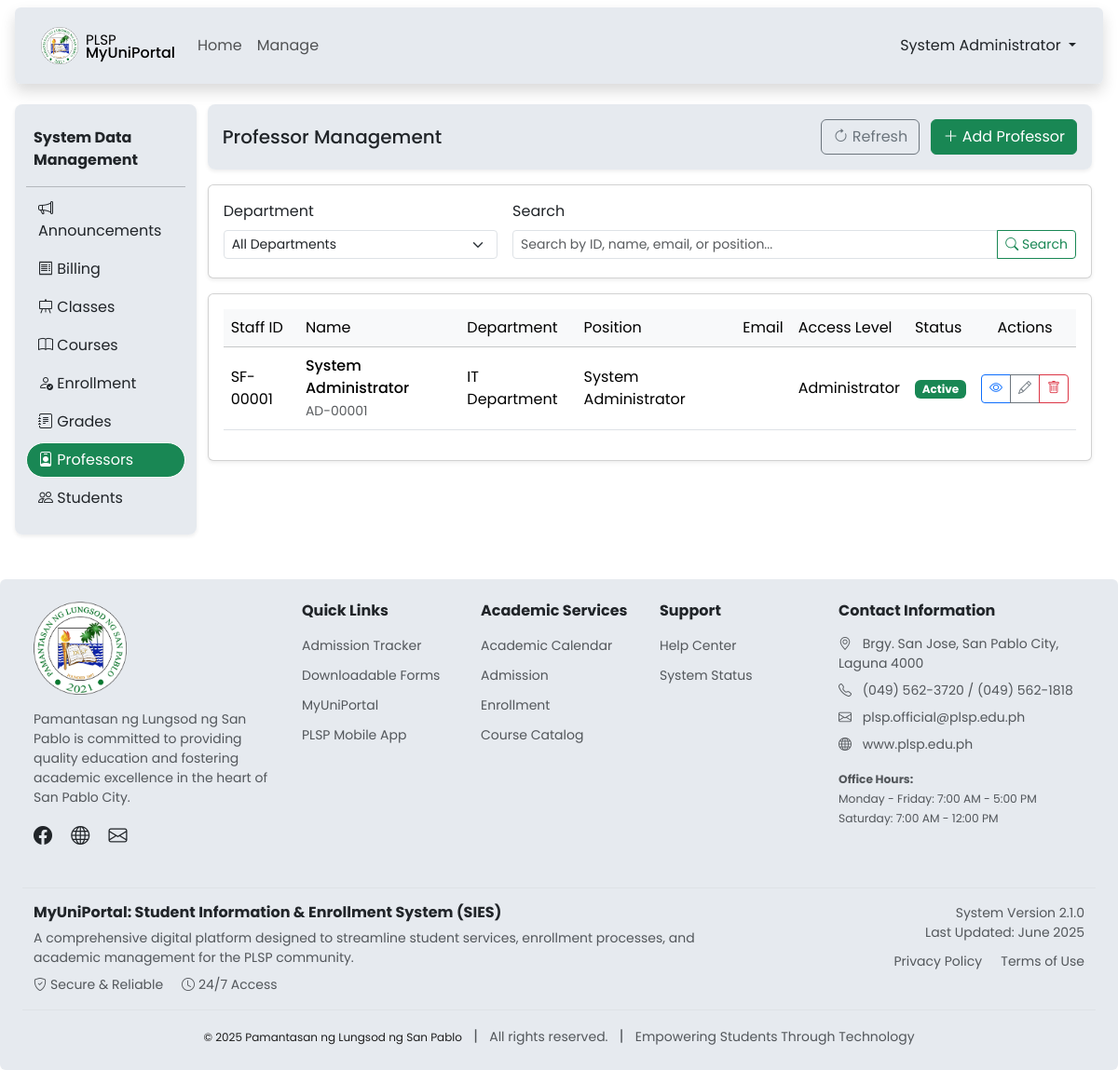
Page /app/views/admin/dashboard.php?page=Manage&subpage=Prof (signed in) on the committed database.
### tables this page shows
CREATE TABLE staff (
    staff_id VARCHAR(10) PRIMARY KEY,   
    user_id VARCHAR(10) NOT NULL UNIQUE,
    first_name VARCHAR(50) NOT NULL,
    last_name VARCHAR(50) NOT NULL,
    department VARCHAR(100),
    position VARCHAR(100),
    phone_number VARCHAR(20),
    email VARCHAR(100),
    access_level ENUM('regular', 'supervisor', 'administrator') DEFAULT 'regular',
    FOREIGN KEY (user_id) REFERENCES users(user_id) ON DELETE CASCADE
);

CREATE TABLE users (
    user_id VARCHAR(10) PRIMARY KEY,   
    login_id VARCHAR(8) NOT NULL UNIQUE,   
    password VARCHAR(255) NOT NULL,
    role ENUM('student', 'admin', 'staff') NOT NULL,
    created_at TIMESTAMP DEFAULT CURRENT_TIMESTAMP,
    last_login TIMESTAMP NULL,
    status ENUM('active', 'inactive', 'suspended') DEFAULT 'active'
);

### app/Controllers/professors.backend.php (called while the page is built, shortened)
<?php
function get_AllStaff($pdo, $page = 1, $perPage = 10, $search = '', $department = '')
{
    try {
        $offset = ($page - 1) * $perPage;
        $whereConditions = [];
        $params = [];
        $whereClause = !empty($whereConditions) ? 'WHERE ' . implode(' AND ', $whereConditions) : '';
        $countSql = "
            SELECT COUNT(*) as total
            FROM staff s
            JOIN users u ON s.user_id = u.user_id
            {$whereClause}
        ";
        $stmt = $pdo->prepare($countSql);
        $stmt->execute($params);
        $total = $stmt->fetch(PDO::FETCH_ASSOC)['total'];
        $sql = "
            SELECT s.*, u.login_id, u.role, u.status as user_status, u.created_at, u.last_login
            FROM staff s
            JOIN users u ON s.user_id = u.user_id
            {$whereClause}
            ORDER BY s.last_name, s.first_name
            LIMIT {$perPage} OFFSET {$offset}
        ";
        $stmt = $pdo->prepare($sql);
        $stmt->execute($params);
        $staff = $stmt->fetchAll(PDO::FETCH_ASSOC);
        return [
            'staff' => $staff,
            'pagination' => [
                'current_page' => $page,
                'per_page' => $perPage,
                'total' => $total,
                'total_pages' => ceil($total / $perPage)
            ]
        ];
    } catch (PDOException $e) {
        error_log("Error getting all staff: " . $e->getMessage());
        return [
            'staff' => [],
            'pagination' => [
                'current_page' => 1,
                'per_page' => $perPage,
                'total' => 0,
                'total_pages' => 0
            ]
        ];
    }
}
?>

### app/views/admin/home/DataManagement/Prof.php (the view, shortened to what this page needs)
<?php
$professors = [];
try {
    $search = $_GET['search'] ?? '';
    $department = $_GET['department'] ?? '';
    $page = $_GET['pageNum'] ?? 1;
    $perPage = 10;
    $professorsData = get_AllStaff($pdo, $page, $perPage, $search, $department);
    $professors = $professorsData['staff'] ?? [];
} catch (Exception $e) {
    error_log("Error loading professors data: " . $e->getMessage());
}
?>
<div>
    <div class="navbg p-3 rounded rounded-3 shadow-sm">
        <div class="d-flex justify-content-between flex-wrap align-items-center">
            <h5 class="mb-0">Professor Management</h5>
            <div>
                <button type="button" class="btn btn-outline-secondary me-2" id="refreshProfessorBtn">
                    <i class="bi bi-arrow-clockwise"></i> Refresh
                </button>
                <button type="button" class="btn btn-success" data-bs-toggle="modal" data-bs-target="#addProfessorModal">
                    <i class="bi bi-plus-lg"></i> Add Professor
                </button>
            </div>
        </div>
    </div>
    <div class="card shadow-sm mb-3 mt-3">
        <div class="card-body">
            <form id="professorSearchForm" class="row g-3" method="GET" action="">
                <div class="col-md-4">
                    <label for="departmentFilter" class="form-label">Department</label>
                    <select class="form-select form-select-sm" id="departmentFilter" name="department">
                        <option value="">All Departments</option>
                    </select>
                </div>
                <div class="col-md-8">
                    <label for="searchInput" class="form-label">Search</label>
                    <div class="input-group input-group-sm">
                        <input type="text" class="form-control form-control-sm" id="searchInput" name="search"
                               placeholder="Search by ID, name, email, or position..."
                               value="<?= isset($_GET['search']) ? htmlspecialchars($_GET['search']) : '' ?>">
                        <button type="submit" id="searchButton" class="btn btn-outline-success">
                            <i class="bi bi-search"></i> Search
                        </button>
                    </div>
                </div>
            </form>
        </div>
    </div>
    <div class="card shadow-sm">
        <div class="card-body">
            <div class="table-responsive">
                <table class="table table-hover align-middle">
                    <thead class="table-light">
                        <tr>
                            <th>Staff ID</th>
                            <th>Name</th>
                            <th>Department</th>
                            <th>Position</th>
                            <th>Email</th>
                            <th>Access Level</th>
                            <th>Status</th>
                            <th class="text-center">Actions</th>
                        </tr>
                    </thead>
                    <tbody>
                        <?php if (empty($professors)): ?>
                            <tr>
                                <td colspan="8" class="text-center py-4">
                                    <div class="d-flex flex-column align-items-center">
                                        <i class="bi bi-search fs-1 text-muted mb-2"></i>
                                        <p class="mb-0">No professors found.</p>
                                        <p class="text-muted small">Try adjusting your search criteria or add a new professor.</p>
                                    </div>
                                </td>
                            </tr>
                        <?php else: ?>
                            <?php foreach ($professors as $professor): ?>
                                <tr>
                                    <td><?= htmlspecialchars($professor['staff_id'] ?? '') ?></td>
                                    <td>
                                        <div class="d-flex align-items-center">
                                            <div>
                                                <div class="fw-medium"><?= htmlspecialchars(($professor['first_name'] ?? '') . ' ' . ($professor['last_name'] ?? '')) ?></div>
                                                <small class="text-muted"><?= htmlspecialchars($professor['login_id'] ?? '') ?></small>
                                            </div>
                                        </div>
                                    </td>
                                    <td><?= htmlspecialchars($professor['department'] ?? '') ?></td>
                                    <td><?= htmlspecialchars($professor['position'] ?? '') ?></td>
                                    <td><?= htmlspecialchars($professor['email'] ?? '') ?></td>                                    <td>
                                        <span class="<?= $professor['access_level'] ?>">
                                            <?= ucfirst(htmlspecialchars($professor['access_level'] ?? 'regular')) ?>
                                        </span>
                                    </td><td>
                                        <span class="badge <?= ($professor['user_status'] ?? '') == 'active' ? 'bg-success' : (($professor['user_status'] ?? '') == 'suspended' ? 'bg-warning' : 'bg-danger') ?>">
                                            <?= ucfirst(htmlspecialchars($professor['user_status'] ?? '')) ?>
                                        </span>
                                    </td>
                                    <td class="text-center">
                                        <div class="btn-group">
                                            <button type="button" class="btn btn-sm btn-outline-primary view-professor-btn"
                                                    data-bs-toggle="modal" data-bs-target="#viewProfessorModal"
                                                    data-id="<?= $professor['staff_id'] ?? '' ?>">
                                                <i class="bi bi-eye"></i>
                                            </button>
                                            <button type="button" class="btn btn-sm btn-outline-secondary edit-professor-btn"
                                                    data-bs-toggle="modal" data-bs-target="#editProfessorModal"
                                                    data-id="<?= $professor['staff_id'] ?? '' ?>">
                                                <i class="bi bi-pencil"></i>
                                            </button>
                                            <button type="button" class="btn btn-sm btn-outline-danger delete-professor-btn"
                                                    data-bs-toggle="modal" data-bs-target="#deleteProfessorModal"
                                                    data-id="<?= $professor['staff_id'] ?? '' ?>"
                                                    data-name="<?= htmlspecialchars(($professor['first_name'] ?? '') . ' ' . ($professor['last_name'] ?? '')) ?>">
                                                <i class="bi bi-trash"></i>
                                            </button>
                                        </div>
                                    </td>
                                </tr>
                            <?php endforeach; ?>
                        <?php endif; ?>
                    </tbody>
                </table>
            </div>
        </div>
    </div>
</div>

### rows in the picture
staff: staff_id "SF-00001", first_name+last_name "System Administrator", user.login_id "AD-00001", department "IT Department", position "System Administrator", access_level "Administrator", user.status "Active"

### other values in the picture
$userDetails['first_name'] "System"
$userDetails['last_name'] "Administrator"
